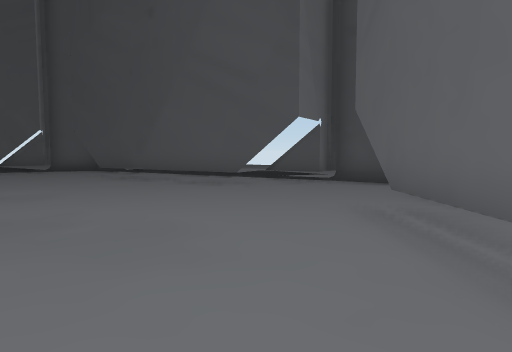
View 1 (above)

14 first-person views from a walk through a Unity game level. The camera is 1.4 m above the floor, tilts 4° down and sees 75° across. The floor is counted in squares, 2 m on a side. Each view is taken from the middle of a square. On the plan, view 1 faces up. The plan holds only what a view shows up to about 10 squares ahead; the rest is blank. The place goes on beyond the plan. The player character is not drawn.

View 2
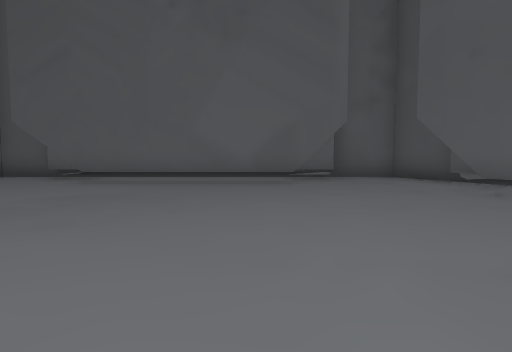

View 3
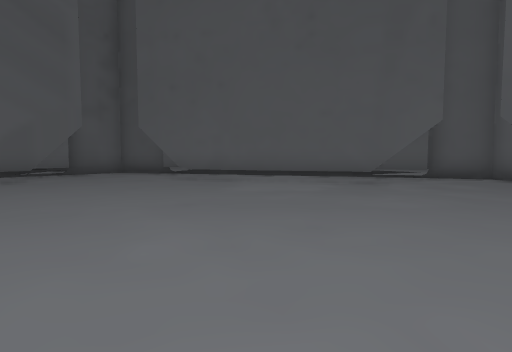

View 4
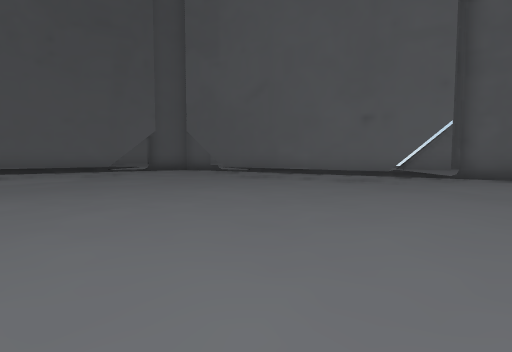

View 5
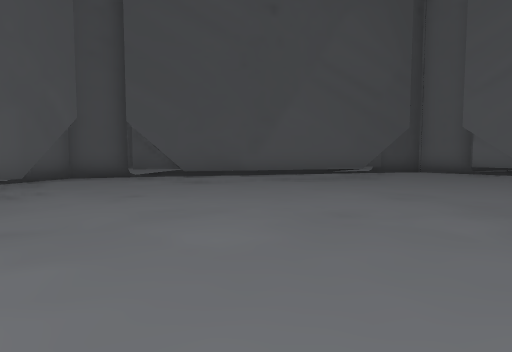

View 6
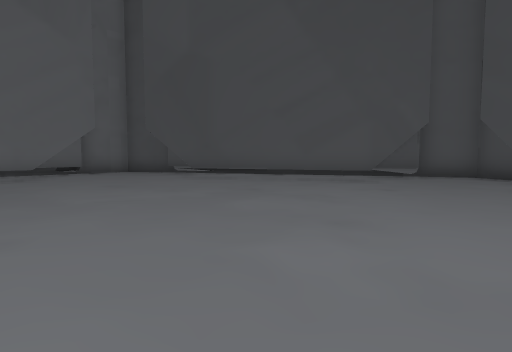

View 7
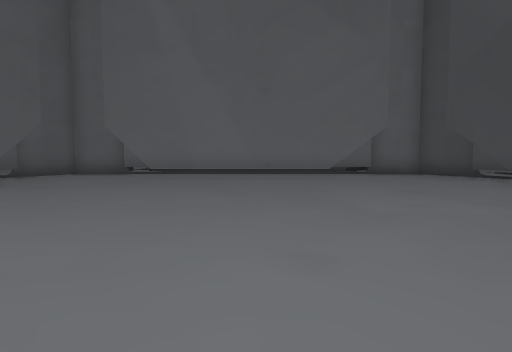

View 8
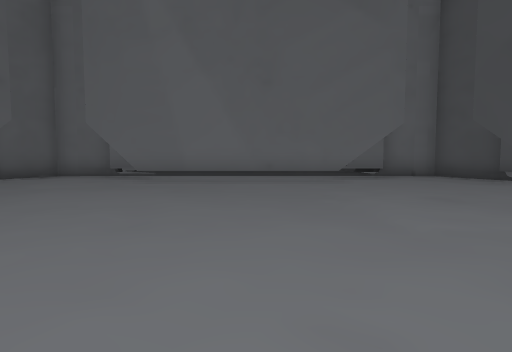

View 9
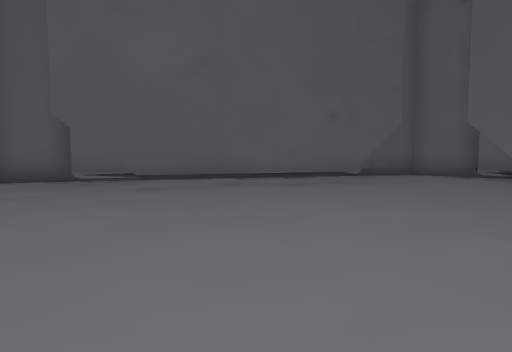

View 10
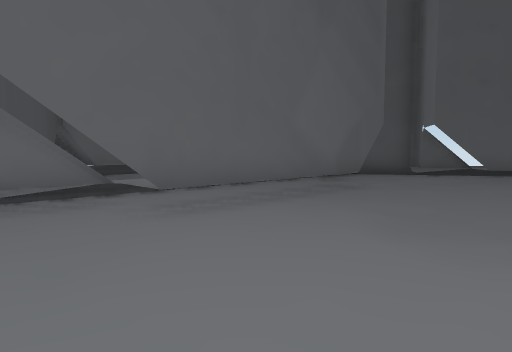

View 11
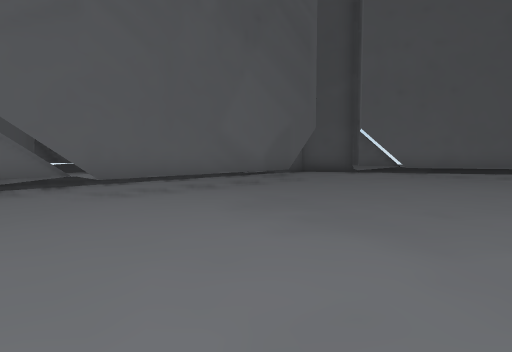

View 12
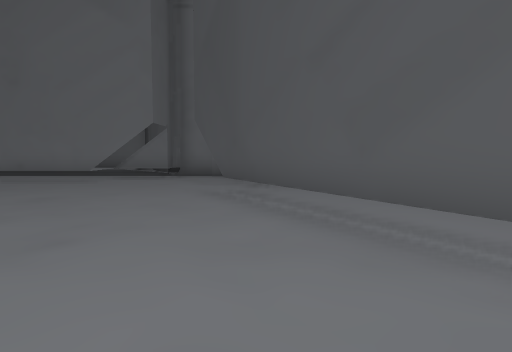

View 13
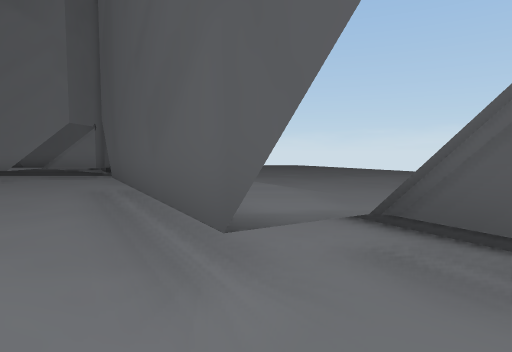

View 14
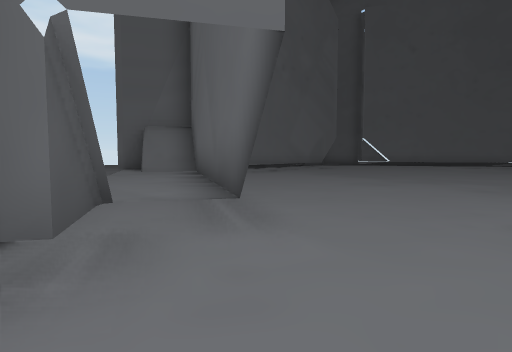

### Floor plan
Key: @ floor where view 1 was taken; # wall or solid block; x gap in a wall; . main floor; : floor 0.5 m higher than the main floor; + floor 0.75 m higher than the main floor; / step, stairs or slope.
Columns run from 16 left of view 1 to 6 right of it. Each row starts with its distance up from view 1.
 13 .....    ##
 12 ...... .#..#.
 11 .......:x...x:
 10 ...  :::#..##::.
  9    :::##.....##::.
  8  #####......../#+###
  7 #..#............#...#
  6 #...................#
  5 #.#...............#x#
  4 ###...............#:###
  3 ###...............#:#
  2 ###...............#:#
  1 ###...............#:#
  0 ###.............@.#:#
 -1 ###...............###
 -2 #..................##
 -3 #...................#
 -4 #..##...........#..##
 -5 #######.......######
 -6       ##....###
 -7        ##..##
 -8         #..##
 -9         ##.#
-10          ###

Where each view was taken, in squares from view 1:
view 1: 0 up, 0 right, facing up
view 2: 0 up, 6 left, facing right
view 3: 1 up, 8 left, facing down-right
view 4: 4 up, 9 left, facing down
view 5: 3 up, 9 left, facing up-right
view 6: 2 up, 4 left, facing up-left
view 7: 2 up, 5 left, facing left
view 8: 2 up, 6 left, facing left
view 9: 0 up, 5 left, facing down-left
view 10: 6 up, 2 left, facing down-right
view 11: 6 up, 4 left, facing down-right
view 12: 8 up, 6 left, facing left
view 13: 10 up, 6 left, facing left
view 14: 12 up, 7 left, facing down-right
